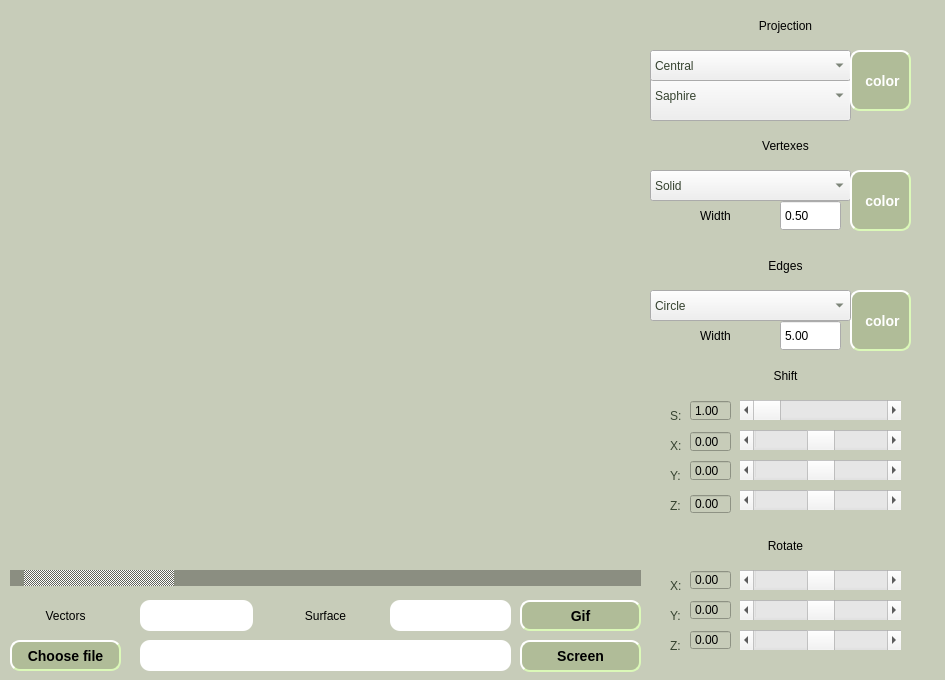
<?xml version="1.0" encoding="UTF-8"?>
<ui version="4.0">
 <class>MainWindow</class>
 <widget class="QMainWindow" name="MainWindow">
  <property name="geometry">
   <rect>
    <x>0</x>
    <y>0</y>
    <width>945</width>
    <height>680</height>
   </rect>
  </property>
  <property name="windowTitle">
   <string>MainWindow</string>
  </property>
  <property name="styleSheet">
   <string notr="true">QMainWindow {
	background-color : #c7ccb9;
}</string>
  </property>
  <widget class="QWidget" name="centralwidget">
   <widget class="viewer::glView" name="open_gl" native="true">
    <property name="geometry">
     <rect>
      <x>10</x>
      <y>10</y>
      <width>631</width>
      <height>541</height>
     </rect>
    </property>
    <property name="focusPolicy">
     <enum>Qt::ClickFocus</enum>
    </property>
    <property name="acceptDrops">
     <bool>false</bool>
    </property>
   </widget>
   <widget class="QPushButton" name="button_file">
    <property name="geometry">
     <rect>
      <x>10</x>
      <y>640</y>
      <width>111</width>
      <height>31</height>
     </rect>
    </property>
    <property name="styleSheet">
     <string notr="true">QPushButton{
	background-color: #B0BC98;
     border-style: outset;
     border-width: 2px;
     border-radius: 10px;
     border-color: #DBF9B8;
     font: bold 14px;
     padding: 6px;
}</string>
    </property>
    <property name="text">
     <string>Choose file</string>
    </property>
   </widget>
   <widget class="QLineEdit" name="line_file">
    <property name="geometry">
     <rect>
      <x>140</x>
      <y>640</y>
      <width>371</width>
      <height>31</height>
     </rect>
    </property>
    <property name="styleSheet">
     <string notr="true">QLineEdit{
	border-radius: 10px;
}</string>
    </property>
   </widget>
   <widget class="QPushButton" name="screen">
    <property name="geometry">
     <rect>
      <x>520</x>
      <y>640</y>
      <width>121</width>
      <height>32</height>
     </rect>
    </property>
    <property name="styleSheet">
     <string notr="true">QPushButton{
	background-color: #B0BC98;
     border-style: outset;
     border-width: 2px;
     border-radius: 10px;
     border-color: #DBF9B8;
     font: bold 14px;
     padding: 6px;
}</string>
    </property>
    <property name="text">
     <string>Screen</string>
    </property>
   </widget>
   <widget class="QComboBox" name="color_box_proj">
    <property name="geometry">
     <rect>
      <x>650</x>
      <y>70</y>
      <width>201</width>
      <height>51</height>
     </rect>
    </property>
    <property name="styleSheet">
     <string>QComboBox{
  color: #364330;
}</string>
    </property>
    <property name="currentIndex">
     <number>0</number>
    </property>
    <item>
     <property name="text">
      <string>Saphire</string>
     </property>
    </item>
    <item>
     <property name="text">
      <string>White</string>
     </property>
    </item>
    <item>
     <property name="text">
      <string>Black</string>
     </property>
    </item>
   </widget>
   <widget class="QComboBox" name="vertex_settenings">
    <property name="geometry">
     <rect>
      <x>650</x>
      <y>170</y>
      <width>201</width>
      <height>31</height>
     </rect>
    </property>
    <property name="styleSheet">
     <string notr="true">QComboBox{
  color: #364330;
}</string>
    </property>
    <item>
     <property name="text">
      <string>Solid</string>
     </property>
    </item>
    <item>
     <property name="text">
      <string>Dashed</string>
     </property>
    </item>
   </widget>
   <widget class="QLabel" name="Projection_2">
    <property name="geometry">
     <rect>
      <x>660</x>
      <y>130</y>
      <width>251</width>
      <height>31</height>
     </rect>
    </property>
    <property name="styleSheet">
     <string notr="true">QLabel {
  qproperty-alignment: 'AlignVCenter | AlignRight';
  border: 1px solid #364330;
  color: #364330;
	border-style: outset;
     border-width: 2px;
     border-radius: 10px;
     border-color: #DBF9B8;
}

background-color : white;</string>
    </property>
    <property name="text">
     <string>Vertexes</string>
    </property>
    <property name="alignment">
     <set>Qt::AlignCenter</set>
    </property>
   </widget>
   <widget class="QLabel" name="Projection">
    <property name="geometry">
     <rect>
      <x>660</x>
      <y>10</y>
      <width>251</width>
      <height>31</height>
     </rect>
    </property>
    <property name="styleSheet">
     <string notr="true">QLabel {
  qproperty-alignment: 'AlignVCenter | AlignRight';
  border: 1px solid #364330;
  color: #364330;
	border-style: outset;
     border-width: 2px;
     border-radius: 10px;
     border-color: #DBF9B8;
}

background-color : white;</string>
    </property>
    <property name="text">
     <string>Projection</string>
    </property>
    <property name="alignment">
     <set>Qt::AlignCenter</set>
    </property>
   </widget>
   <widget class="QPushButton" name="vertex_color">
    <property name="geometry">
     <rect>
      <x>850</x>
      <y>170</y>
      <width>61</width>
      <height>61</height>
     </rect>
    </property>
    <property name="styleSheet">
     <string notr="true">QPushButton{
	background-color: #B0BC98;
	color: white;
	border-style: outset;
     border-width: 2px;
     border-radius: 10px;
     border-color: #DBF9B8;
     font: bold 14px;
     padding: 6px;
}
</string>
    </property>
    <property name="text">
     <string> color</string>
    </property>
   </widget>
   <widget class="QLabel" name="label_6">
    <property name="geometry">
     <rect>
      <x>670</x>
      <y>630</y>
      <width>31</width>
      <height>31</height>
     </rect>
    </property>
    <property name="styleSheet">
     <string notr="true">QLabel{
  color: #364330;
}</string>
    </property>
    <property name="text">
     <string>Z:</string>
    </property>
   </widget>
   <widget class="QLabel" name="label_5">
    <property name="geometry">
     <rect>
      <x>670</x>
      <y>600</y>
      <width>31</width>
      <height>31</height>
     </rect>
    </property>
    <property name="styleSheet">
     <string notr="true">QLabel{
  color: #364330;
}</string>
    </property>
    <property name="text">
     <string>Y:</string>
    </property>
   </widget>
   <widget class="QScrollBar" name="scroll_rotate_y">
    <property name="geometry">
     <rect>
      <x>740</x>
      <y>600</y>
      <width>161</width>
      <height>20</height>
     </rect>
    </property>
    <property name="minimum">
     <number>-628</number>
    </property>
    <property name="maximum">
     <number>628</number>
    </property>
    <property name="orientation">
     <enum>Qt::Horizontal</enum>
    </property>
   </widget>
   <widget class="QLabel" name="Projection_5">
    <property name="geometry">
     <rect>
      <x>660</x>
      <y>530</y>
      <width>251</width>
      <height>31</height>
     </rect>
    </property>
    <property name="styleSheet">
     <string notr="true">QLabel {
  	qproperty-alignment: 'AlignVCenter | AlignRight';
  	border: 1px solid #364330;
  	color: #364330;
	border-style: outset;
     border-width: 2px;
     border-radius: 10px;
     border-color: #DBF9B8;
}

background-color : white;</string>
    </property>
    <property name="text">
     <string>Rotate</string>
    </property>
    <property name="alignment">
     <set>Qt::AlignCenter</set>
    </property>
   </widget>
   <widget class="QPushButton" name="edges_color">
    <property name="geometry">
     <rect>
      <x>850</x>
      <y>290</y>
      <width>61</width>
      <height>61</height>
     </rect>
    </property>
    <property name="styleSheet">
     <string notr="true">QPushButton{
	background-color: #B0BC98;
	color: white;
	border-style: outset;
     border-width: 2px;
     border-radius: 10px;
     border-color: #DBF9B8;
     font: bold 14px;
     padding: 6px;
}
</string>
    </property>
    <property name="text">
     <string> color</string>
    </property>
   </widget>
   <widget class="QLabel" name="label_4">
    <property name="geometry">
     <rect>
      <x>670</x>
      <y>570</y>
      <width>31</width>
      <height>31</height>
     </rect>
    </property>
    <property name="styleSheet">
     <string notr="true">QLabel{
  color: #364330;
}</string>
    </property>
    <property name="text">
     <string>X:</string>
    </property>
   </widget>
   <widget class="QPushButton" name="projection_color">
    <property name="geometry">
     <rect>
      <x>850</x>
      <y>50</y>
      <width>61</width>
      <height>61</height>
     </rect>
    </property>
    <property name="styleSheet">
     <string notr="true">QPushButton{
	background-color: #B0BC98;
	color: white;
	border-style: outset;
     border-width: 2px;
     border-radius: 10px;
     border-color: #DBF9B8;
     font: bold 14px;
     padding: 6px;
}

QPushButton::Pressed{
	background-color: rgb(255, 255, 255);
}
</string>
    </property>
    <property name="text">
     <string> color</string>
    </property>
   </widget>
   <widget class="QComboBox" name="edges_settenings">
    <property name="geometry">
     <rect>
      <x>650</x>
      <y>290</y>
      <width>201</width>
      <height>31</height>
     </rect>
    </property>
    <property name="styleSheet">
     <string notr="true">QComboBox{
  color: #364330;
}</string>
    </property>
    <item>
     <property name="text">
      <string>Circle</string>
     </property>
    </item>
    <item>
     <property name="text">
      <string>Square</string>
     </property>
    </item>
    <item>
     <property name="text">
      <string>None</string>
     </property>
    </item>
   </widget>
   <widget class="QScrollBar" name="scroll_rotate_z">
    <property name="geometry">
     <rect>
      <x>740</x>
      <y>630</y>
      <width>161</width>
      <height>20</height>
     </rect>
    </property>
    <property name="minimum">
     <number>-628</number>
    </property>
    <property name="maximum">
     <number>628</number>
    </property>
    <property name="orientation">
     <enum>Qt::Horizontal</enum>
    </property>
   </widget>
   <widget class="QScrollBar" name="scroll_shift_x">
    <property name="geometry">
     <rect>
      <x>740</x>
      <y>430</y>
      <width>161</width>
      <height>20</height>
     </rect>
    </property>
    <property name="styleSheet">
     <string notr="true"/>
    </property>
    <property name="minimum">
     <number>-99</number>
    </property>
    <property name="orientation">
     <enum>Qt::Horizontal</enum>
    </property>
   </widget>
   <widget class="QLabel" name="Projection_7">
    <property name="geometry">
     <rect>
      <x>660</x>
      <y>320</y>
      <width>111</width>
      <height>31</height>
     </rect>
    </property>
    <property name="styleSheet">
     <string notr="true">QLabel {
  qproperty-alignment: 'AlignVCenter | AlignRight';
  border: 1px solid #364330;
  color: #364330;
	border-style: outset;
     border-width: 2px;
     border-radius: 10px;
     border-color: #DBF9B8;
}

background-color : white;</string>
    </property>
    <property name="text">
     <string>Width</string>
    </property>
    <property name="alignment">
     <set>Qt::AlignCenter</set>
    </property>
   </widget>
   <widget class="QLabel" name="Projection_4">
    <property name="geometry">
     <rect>
      <x>660</x>
      <y>360</y>
      <width>251</width>
      <height>31</height>
     </rect>
    </property>
    <property name="styleSheet">
     <string notr="true">QLabel {
  qproperty-alignment: 'AlignVCenter | AlignRight';
  border: 1px solid #364330;
  color: #364330;
	border-style: outset;
     border-width: 2px;
     border-radius: 10px;
     border-color: #DBF9B8;
}

background-color : white;</string>
    </property>
    <property name="text">
     <string>Shift</string>
    </property>
    <property name="alignment">
     <set>Qt::AlignCenter</set>
    </property>
   </widget>
   <widget class="QLabel" name="Projection_6">
    <property name="geometry">
     <rect>
      <x>660</x>
      <y>200</y>
      <width>111</width>
      <height>31</height>
     </rect>
    </property>
    <property name="styleSheet">
     <string notr="true">QLabel {
  qproperty-alignment: 'AlignVCenter | AlignRight';
  border: 1px solid #364330;
  color: #364330;
	border-style: outset;
     border-width: 2px;
     border-radius: 10px;
     border-color: #DBF9B8;
}

background-color : white;</string>
    </property>
    <property name="text">
     <string>Width</string>
    </property>
    <property name="alignment">
     <set>Qt::AlignCenter</set>
    </property>
   </widget>
   <widget class="QLabel" name="label_2">
    <property name="geometry">
     <rect>
      <x>670</x>
      <y>430</y>
      <width>31</width>
      <height>31</height>
     </rect>
    </property>
    <property name="styleSheet">
     <string notr="true">QLabel{
  color: #364330;
}</string>
    </property>
    <property name="text">
     <string>X:</string>
    </property>
   </widget>
   <widget class="QScrollBar" name="scroll_shift_y">
    <property name="geometry">
     <rect>
      <x>740</x>
      <y>460</y>
      <width>161</width>
      <height>20</height>
     </rect>
    </property>
    <property name="styleSheet">
     <string notr="true"/>
    </property>
    <property name="minimum">
     <number>-99</number>
    </property>
    <property name="orientation">
     <enum>Qt::Horizontal</enum>
    </property>
   </widget>
   <widget class="QLabel" name="label_3">
    <property name="geometry">
     <rect>
      <x>670</x>
      <y>460</y>
      <width>31</width>
      <height>31</height>
     </rect>
    </property>
    <property name="styleSheet">
     <string notr="true">QLabel{
  color: #364330;
}</string>
    </property>
    <property name="text">
     <string>Y:</string>
    </property>
   </widget>
   <widget class="QLabel" name="label_7">
    <property name="geometry">
     <rect>
      <x>670</x>
      <y>490</y>
      <width>31</width>
      <height>31</height>
     </rect>
    </property>
    <property name="styleSheet">
     <string notr="true">QLabel{
  color: #364330;
}</string>
    </property>
    <property name="text">
     <string>Z:</string>
    </property>
   </widget>
   <widget class="QLabel" name="Projection_3">
    <property name="geometry">
     <rect>
      <x>660</x>
      <y>250</y>
      <width>251</width>
      <height>31</height>
     </rect>
    </property>
    <property name="styleSheet">
     <string notr="true">QLabel {
  qproperty-alignment: 'AlignVCenter | AlignRight';
  border: 1px solid #364330;
  color: #364330;
	border-style: outset;
     border-width: 2px;
     border-radius: 10px;
     border-color: #DBF9B8;
}

background-color : white;</string>
    </property>
    <property name="text">
     <string>Edges</string>
    </property>
    <property name="alignment">
     <set>Qt::AlignCenter</set>
    </property>
   </widget>
   <widget class="QComboBox" name="proj_box">
    <property name="geometry">
     <rect>
      <x>650</x>
      <y>50</y>
      <width>201</width>
      <height>31</height>
     </rect>
    </property>
    <property name="styleSheet">
     <string notr="true">QComboBox{
  color: #364330;
}</string>
    </property>
    <item>
     <property name="text">
      <string>Central</string>
     </property>
    </item>
    <item>
     <property name="text">
      <string>Parallel</string>
     </property>
    </item>
   </widget>
   <widget class="QPushButton" name="button_gif">
    <property name="geometry">
     <rect>
      <x>520</x>
      <y>600</y>
      <width>121</width>
      <height>31</height>
     </rect>
    </property>
    <property name="styleSheet">
     <string notr="true">QPushButton{
	background-color: #B0BC98;
     border-style: outset;
     border-width: 2px;
     border-radius: 10px;
     border-color: #DBF9B8;
     font: bold 14px;
     padding: 6px;
}</string>
    </property>
    <property name="text">
     <string>Gif</string>
    </property>
   </widget>
   <widget class="QLabel" name="Projection_8">
    <property name="geometry">
     <rect>
      <x>660</x>
      <y>360</y>
      <width>251</width>
      <height>301</height>
     </rect>
    </property>
    <property name="styleSheet">
     <string notr="true">QLabel {
  qproperty-alignment: 'AlignVCenter | AlignRight';
  border: 1px solid #364330;
  color: #364330;
	border-style: outset;
     border-width: 2px;
     border-radius: 10px;
     border-color: #DBF9B8;
}

background-color : white;</string>
    </property>
    <property name="text">
     <string/>
    </property>
    <property name="alignment">
     <set>Qt::AlignCenter</set>
    </property>
   </widget>
   <widget class="QDoubleSpinBox" name="spin_vertex">
    <property name="geometry">
     <rect>
      <x>780</x>
      <y>200</y>
      <width>61</width>
      <height>31</height>
     </rect>
    </property>
    <property name="buttonSymbols">
     <enum>QAbstractSpinBox::NoButtons</enum>
    </property>
    <property name="singleStep">
     <double>0.100000000000000</double>
    </property>
    <property name="value">
     <double>0.500000000000000</double>
    </property>
   </widget>
   <widget class="QDoubleSpinBox" name="spin_edges">
    <property name="geometry">
     <rect>
      <x>780</x>
      <y>320</y>
      <width>61</width>
      <height>31</height>
     </rect>
    </property>
    <property name="buttonSymbols">
     <enum>QAbstractSpinBox::NoButtons</enum>
    </property>
    <property name="singleStep">
     <double>0.100000000000000</double>
    </property>
    <property name="value">
     <double>5.000000000000000</double>
    </property>
   </widget>
   <widget class="QLineEdit" name="surface_number">
    <property name="geometry">
     <rect>
      <x>390</x>
      <y>600</y>
      <width>121</width>
      <height>31</height>
     </rect>
    </property>
    <property name="styleSheet">
     <string notr="true">QLineEdit{
	border-radius: 10px;
}</string>
    </property>
    <property name="readOnly">
     <bool>true</bool>
    </property>
   </widget>
   <widget class="QLineEdit" name="vertex_number">
    <property name="geometry">
     <rect>
      <x>140</x>
      <y>600</y>
      <width>113</width>
      <height>31</height>
     </rect>
    </property>
    <property name="styleSheet">
     <string notr="true">QLineEdit{
	border-radius: 10px;
}</string>
    </property>
    <property name="readOnly">
     <bool>true</bool>
    </property>
   </widget>
   <widget class="QDoubleSpinBox" name="shift_x">
    <property name="geometry">
     <rect>
      <x>690</x>
      <y>431</y>
      <width>41</width>
      <height>21</height>
     </rect>
    </property>
    <property name="styleSheet">
     <string notr="true">QDoubleSpinBox{
	background-color : #c7ccb9;
color:rgb(0, 0, 0);
}</string>
    </property>
    <property name="frame">
     <bool>true</bool>
    </property>
    <property name="readOnly">
     <bool>false</bool>
    </property>
    <property name="buttonSymbols">
     <enum>QAbstractSpinBox::NoButtons</enum>
    </property>
    <property name="minimum">
     <double>-99.000000000000000</double>
    </property>
    <property name="singleStep">
     <double>0.100000000000000</double>
    </property>
   </widget>
   <widget class="QDoubleSpinBox" name="shift_y">
    <property name="geometry">
     <rect>
      <x>690</x>
      <y>460</y>
      <width>41</width>
      <height>21</height>
     </rect>
    </property>
    <property name="styleSheet">
     <string notr="true">QDoubleSpinBox{
	background-color : #c7ccb9;
color:rgb(0, 0, 0);
}</string>
    </property>
    <property name="frame">
     <bool>true</bool>
    </property>
    <property name="readOnly">
     <bool>false</bool>
    </property>
    <property name="buttonSymbols">
     <enum>QAbstractSpinBox::NoButtons</enum>
    </property>
    <property name="minimum">
     <double>-99.000000000000000</double>
    </property>
    <property name="singleStep">
     <double>0.100000000000000</double>
    </property>
   </widget>
   <widget class="QDoubleSpinBox" name="shift_z">
    <property name="enabled">
     <bool>true</bool>
    </property>
    <property name="geometry">
     <rect>
      <x>690</x>
      <y>494</y>
      <width>41</width>
      <height>20</height>
     </rect>
    </property>
    <property name="styleSheet">
     <string notr="true">QDoubleSpinBox{
	background-color : #c7ccb9;
color:rgb(0, 0, 0);
}</string>
    </property>
    <property name="frame">
     <bool>true</bool>
    </property>
    <property name="readOnly">
     <bool>false</bool>
    </property>
    <property name="buttonSymbols">
     <enum>QAbstractSpinBox::NoButtons</enum>
    </property>
    <property name="minimum">
     <double>-99.000000000000000</double>
    </property>
    <property name="singleStep">
     <double>0.100000000000000</double>
    </property>
   </widget>
   <widget class="QScrollBar" name="scroll_shift_size">
    <property name="geometry">
     <rect>
      <x>740</x>
      <y>400</y>
      <width>161</width>
      <height>20</height>
     </rect>
    </property>
    <property name="styleSheet">
     <string notr="true"/>
    </property>
    <property name="minimum">
     <number>1</number>
    </property>
    <property name="singleStep">
     <number>1</number>
    </property>
    <property name="orientation">
     <enum>Qt::Horizontal</enum>
    </property>
   </widget>
   <widget class="QDoubleSpinBox" name="shift_size">
    <property name="geometry">
     <rect>
      <x>690</x>
      <y>400</y>
      <width>41</width>
      <height>21</height>
     </rect>
    </property>
    <property name="styleSheet">
     <string notr="true">QDoubleSpinBox{
	background-color : #c7ccb9;
color:rgb(0, 0, 0);
}</string>
    </property>
    <property name="frame">
     <bool>true</bool>
    </property>
    <property name="readOnly">
     <bool>false</bool>
    </property>
    <property name="buttonSymbols">
     <enum>QAbstractSpinBox::NoButtons</enum>
    </property>
    <property name="singleStep">
     <double>0.100000000000000</double>
    </property>
    <property name="value">
     <double>1.000000000000000</double>
    </property>
   </widget>
   <widget class="QLabel" name="label_9">
    <property name="geometry">
     <rect>
      <x>670</x>
      <y>400</y>
      <width>31</width>
      <height>31</height>
     </rect>
    </property>
    <property name="styleSheet">
     <string notr="true">QLabel{
  color: #364330;
}</string>
    </property>
    <property name="text">
     <string>S:</string>
    </property>
   </widget>
   <widget class="QScrollBar" name="scroll_timer">
    <property name="enabled">
     <bool>false</bool>
    </property>
    <property name="geometry">
     <rect>
      <x>10</x>
      <y>570</y>
      <width>631</width>
      <height>16</height>
     </rect>
    </property>
    <property name="styleSheet">
     <string notr="true">QScrollBar{
	background-color: rgba(0, 0, 0, 77);

}

QScrollBar::add-line:horizontal {
      border: none;
      background: none;
}

QScrollBar::sub-line:horizontal {
      border: none;
      background: none;
}</string>
    </property>
    <property name="minimum">
     <number>0</number>
    </property>
    <property name="maximum">
     <number>30</number>
    </property>
    <property name="orientation">
     <enum>Qt::Horizontal</enum>
    </property>
   </widget>
   <widget class="QDoubleSpinBox" name="rotate_x">
    <property name="enabled">
     <bool>true</bool>
    </property>
    <property name="geometry">
     <rect>
      <x>690</x>
      <y>570</y>
      <width>41</width>
      <height>20</height>
     </rect>
    </property>
    <property name="styleSheet">
     <string notr="true">QDoubleSpinBox{
	background-color : #c7ccb9;
color:rgb(0, 0, 0);
}</string>
    </property>
    <property name="frame">
     <bool>true</bool>
    </property>
    <property name="readOnly">
     <bool>false</bool>
    </property>
    <property name="buttonSymbols">
     <enum>QAbstractSpinBox::NoButtons</enum>
    </property>
    <property name="minimum">
     <double>-400.000000000000000</double>
    </property>
    <property name="maximum">
     <double>400.000000000000000</double>
    </property>
    <property name="singleStep">
     <double>0.100000000000000</double>
    </property>
   </widget>
   <widget class="QDoubleSpinBox" name="rotate_y">
    <property name="enabled">
     <bool>true</bool>
    </property>
    <property name="geometry">
     <rect>
      <x>690</x>
      <y>600</y>
      <width>41</width>
      <height>20</height>
     </rect>
    </property>
    <property name="styleSheet">
     <string notr="true">QDoubleSpinBox{
	background-color : #c7ccb9;
color:rgb(0, 0, 0);
}</string>
    </property>
    <property name="frame">
     <bool>true</bool>
    </property>
    <property name="readOnly">
     <bool>false</bool>
    </property>
    <property name="buttonSymbols">
     <enum>QAbstractSpinBox::NoButtons</enum>
    </property>
    <property name="minimum">
     <double>-400.000000000000000</double>
    </property>
    <property name="maximum">
     <double>400.000000000000000</double>
    </property>
    <property name="singleStep">
     <double>0.100000000000000</double>
    </property>
   </widget>
   <widget class="QDoubleSpinBox" name="rotate_z">
    <property name="enabled">
     <bool>true</bool>
    </property>
    <property name="geometry">
     <rect>
      <x>690</x>
      <y>630</y>
      <width>41</width>
      <height>20</height>
     </rect>
    </property>
    <property name="styleSheet">
     <string notr="true">QDoubleSpinBox{
	background-color : #c7ccb9;
color:rgb(0, 0, 0);
}</string>
    </property>
    <property name="frame">
     <bool>true</bool>
    </property>
    <property name="readOnly">
     <bool>false</bool>
    </property>
    <property name="buttonSymbols">
     <enum>QAbstractSpinBox::NoButtons</enum>
    </property>
    <property name="minimum">
     <double>-400.000000000000000</double>
    </property>
    <property name="maximum">
     <double>400.000000000000000</double>
    </property>
    <property name="singleStep">
     <double>0.100000000000000</double>
    </property>
   </widget>
   <widget class="QLabel" name="Projection_9">
    <property name="geometry">
     <rect>
      <x>270</x>
      <y>600</y>
      <width>111</width>
      <height>31</height>
     </rect>
    </property>
    <property name="styleSheet">
     <string notr="true">QLabel {
  qproperty-alignment: 'AlignVCenter | AlignRight';
  border: 1px solid #364330;
  color: #364330;
	border-style: outset;
     border-width: 2px;
     border-radius: 10px;
     border-color: #DBF9B8;
}

background-color : white;</string>
    </property>
    <property name="text">
     <string>Surface</string>
    </property>
    <property name="alignment">
     <set>Qt::AlignCenter</set>
    </property>
   </widget>
   <widget class="QLabel" name="Projection_10">
    <property name="geometry">
     <rect>
      <x>10</x>
      <y>600</y>
      <width>111</width>
      <height>31</height>
     </rect>
    </property>
    <property name="styleSheet">
     <string notr="true">QLabel {
  qproperty-alignment: 'AlignVCenter | AlignRight';
  border: 1px solid #364330;
  color: #364330;
	border-style: outset;
     border-width: 2px;
     border-radius: 10px;
     border-color: #DBF9B8;
}

background-color : white;</string>
    </property>
    <property name="text">
     <string>Vectors</string>
    </property>
    <property name="alignment">
     <set>Qt::AlignCenter</set>
    </property>
   </widget>
   <widget class="QScrollBar" name="scroll_shift_z">
    <property name="geometry">
     <rect>
      <x>740</x>
      <y>490</y>
      <width>161</width>
      <height>20</height>
     </rect>
    </property>
    <property name="styleSheet">
     <string notr="true"/>
    </property>
    <property name="minimum">
     <number>-99</number>
    </property>
    <property name="orientation">
     <enum>Qt::Horizontal</enum>
    </property>
   </widget>
   <widget class="QScrollBar" name="scroll_rotate_x">
    <property name="geometry">
     <rect>
      <x>740</x>
      <y>570</y>
      <width>161</width>
      <height>20</height>
     </rect>
    </property>
    <property name="minimum">
     <number>-628</number>
    </property>
    <property name="maximum">
     <number>628</number>
    </property>
    <property name="orientation">
     <enum>Qt::Horizontal</enum>
    </property>
   </widget>
   <zorder>Projection_8</zorder>
   <zorder>open_gl</zorder>
   <zorder>button_file</zorder>
   <zorder>line_file</zorder>
   <zorder>screen</zorder>
   <zorder>color_box_proj</zorder>
   <zorder>vertex_settenings</zorder>
   <zorder>Projection_2</zorder>
   <zorder>Projection</zorder>
   <zorder>vertex_color</zorder>
   <zorder>label_6</zorder>
   <zorder>label_5</zorder>
   <zorder>scroll_rotate_y</zorder>
   <zorder>Projection_5</zorder>
   <zorder>edges_color</zorder>
   <zorder>label_4</zorder>
   <zorder>edges_settenings</zorder>
   <zorder>scroll_rotate_z</zorder>
   <zorder>scroll_shift_x</zorder>
   <zorder>Projection_7</zorder>
   <zorder>Projection_4</zorder>
   <zorder>Projection_6</zorder>
   <zorder>label_2</zorder>
   <zorder>scroll_shift_y</zorder>
   <zorder>label_3</zorder>
   <zorder>label_7</zorder>
   <zorder>Projection_3</zorder>
   <zorder>proj_box</zorder>
   <zorder>button_gif</zorder>
   <zorder>spin_vertex</zorder>
   <zorder>spin_edges</zorder>
   <zorder>surface_number</zorder>
   <zorder>vertex_number</zorder>
   <zorder>projection_color</zorder>
   <zorder>shift_x</zorder>
   <zorder>shift_y</zorder>
   <zorder>shift_z</zorder>
   <zorder>scroll_shift_size</zorder>
   <zorder>shift_size</zorder>
   <zorder>label_9</zorder>
   <zorder>scroll_timer</zorder>
   <zorder>rotate_x</zorder>
   <zorder>rotate_y</zorder>
   <zorder>rotate_z</zorder>
   <zorder>Projection_9</zorder>
   <zorder>Projection_10</zorder>
   <zorder>scroll_shift_z</zorder>
   <zorder>scroll_rotate_x</zorder>
  </widget>
 </widget>
 <customwidgets>
  <customwidget>
   <class>viewer::glView</class>
   <extends>QWidget</extends>
   <header>glview.h</header>
  </customwidget>
 </customwidgets>
 <resources/>
 <connections/>
</ui>
